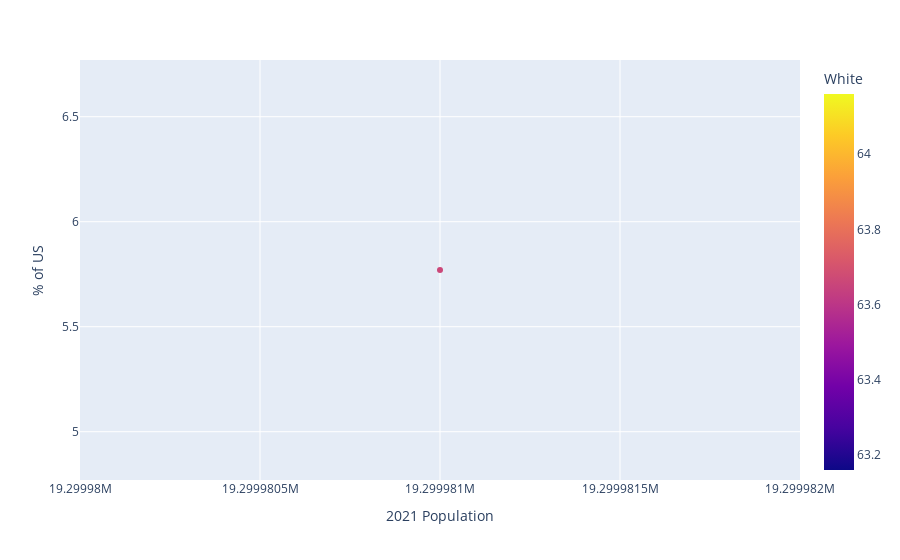

The cell this chart's notebook holds for it:
### Markdown cell above
**Summary: We can check  2021 population by race

### Code cell
##Write query ,Total Population of new york and population percentage of US and white population
fig = px.scatter(df.query("State=='New York'"), x="2021 Population", y="% of US", color = 'White')
fig.show()

### Figure 1 — Plotly figure (JSON) as saved in the notebook; plotly's stock layout.template omitted (floating-point values rounded to 4 significant figures)
{"data": [{"hovertemplate": "2021 Population=%{x}<br>% of US=%{y}<br>White=%{marker.color}<extra></extra>", "legendgroup": "", "marker": {"color": [63.66], "coloraxis": "coloraxis", "symbol": "circle"}, "mode": "markers", "name": "", "orientation": "v", "showlegend": false, "type": "scatter", "x": [19299981], "xaxis": "x", "y": [5.77], "yaxis": "y"}], "layout": {"coloraxis": {"colorbar": {"title": {"text": "White"}}, "colorscale": [[0, "#0d0887"], [0.1111, "#46039f"], [0.2222, "#7201a8"], [0.3333, "#9c179e"], [0.4444, "#bd3786"], [0.5556, "#d8576b"], [0.6667, "#ed7953"], [0.7778, "#fb9f3a"], [0.8889, "#fdca26"], [1, "#f0f921"]]}, "legend": {"tracegroupgap": 0}, "margin": {"t": 60}, "xaxis": {"anchor": "y", "domain": [0, 1], "title": {"text": "2021 Population"}}, "yaxis": {"anchor": "x", "domain": [0, 1], "title": {"text": "% of US"}}}}
